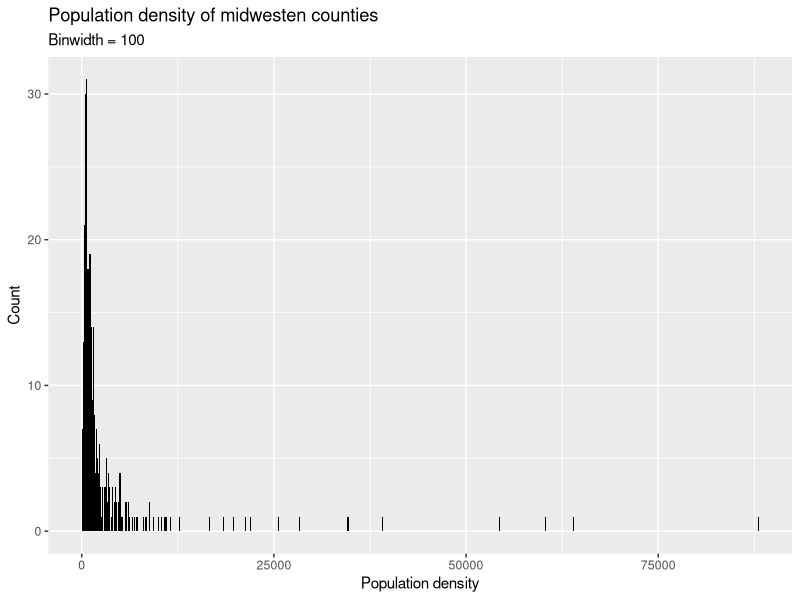
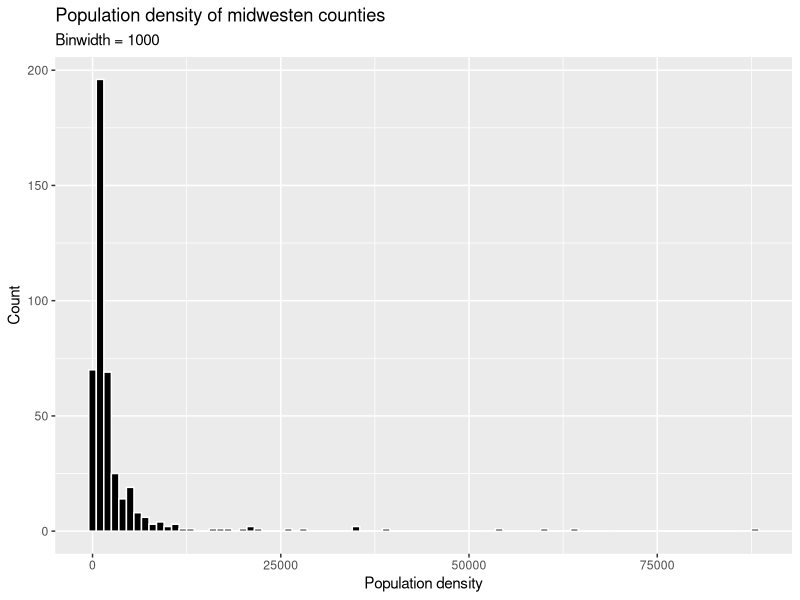
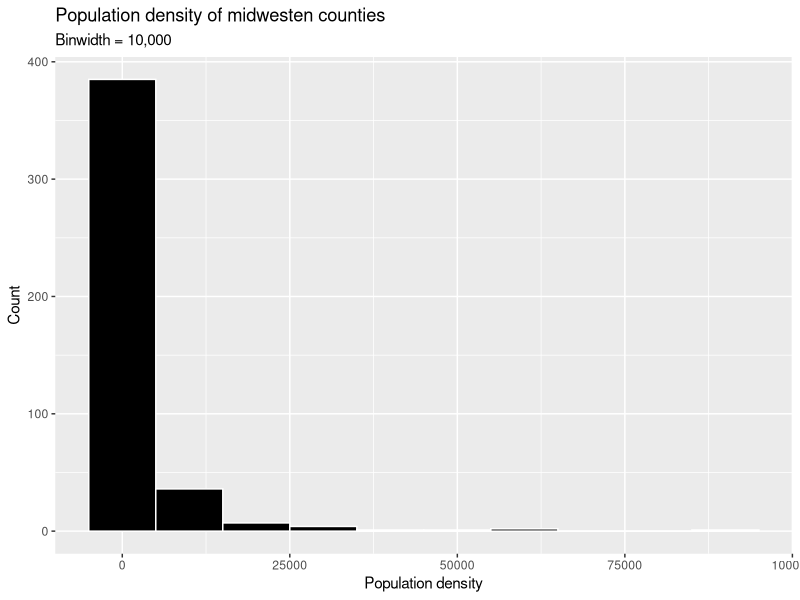
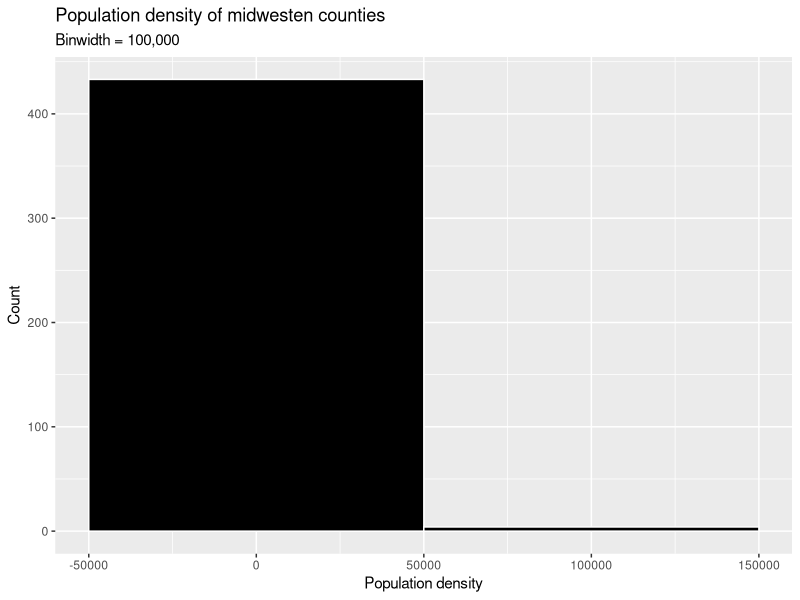
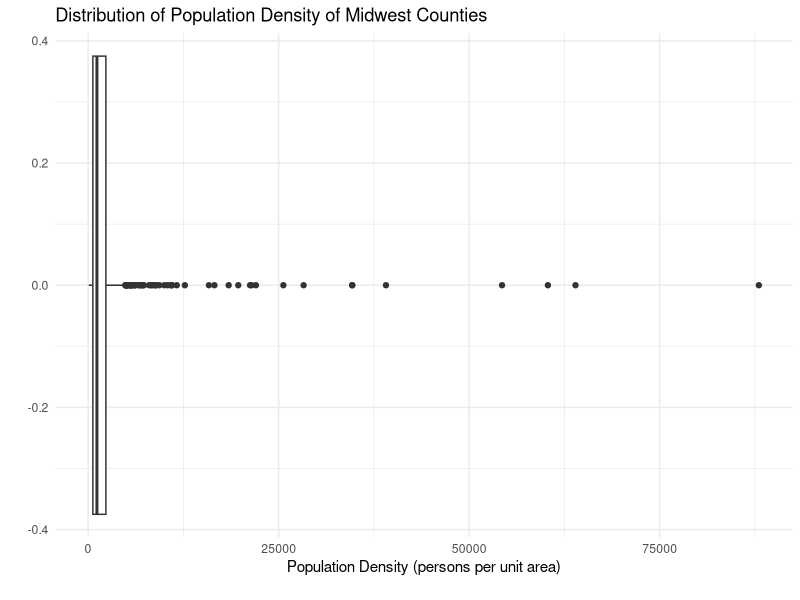
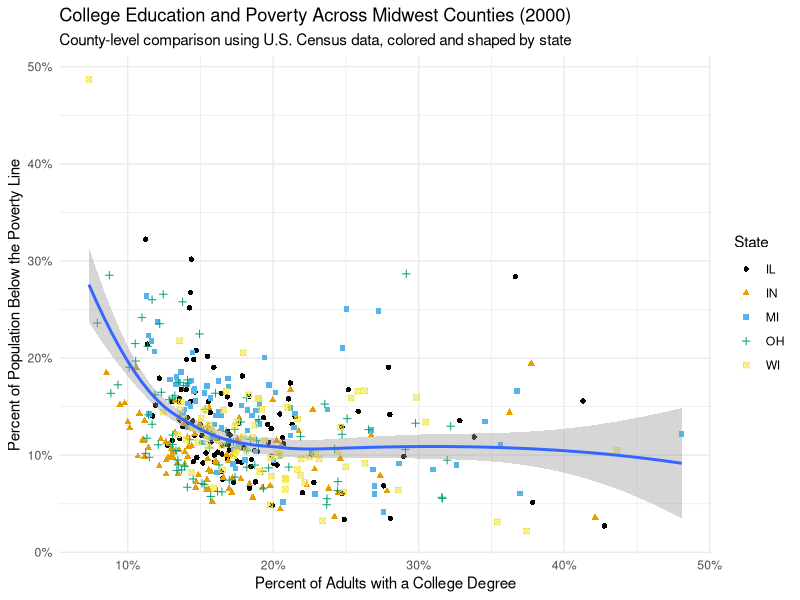
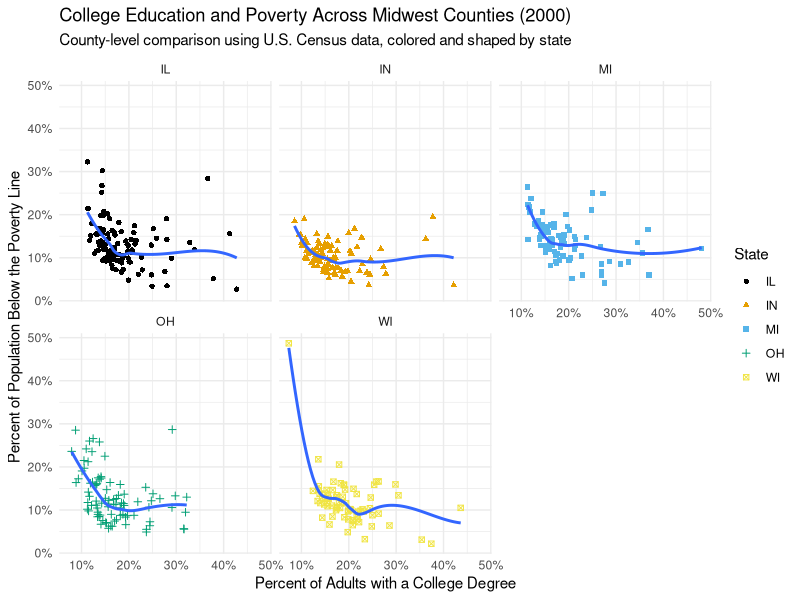
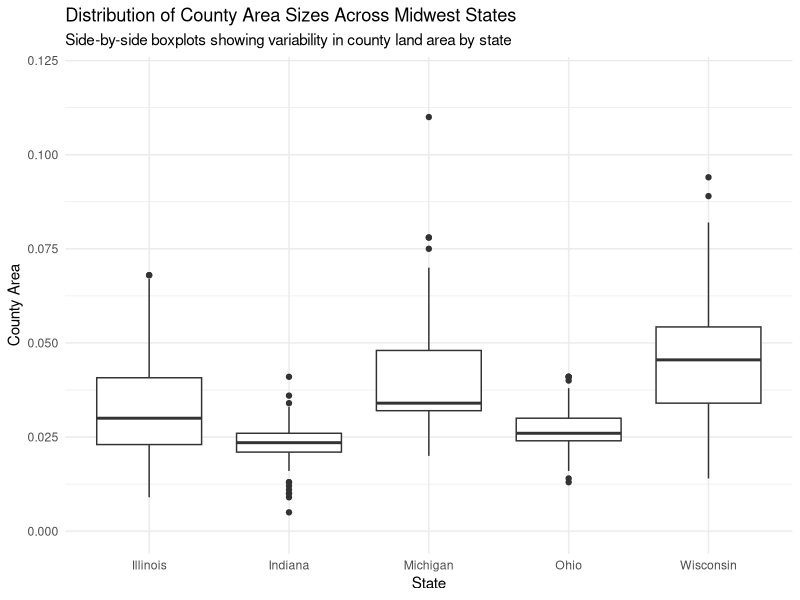

Recreate these plots in R, in order.
## ---- chunk 1


library(tidyverse)
install.packages("ggthemes")
library(ggthemes)
midwest

## ---- chunk 2

ggplot(midwest, aes(x = popdensity)) +
  geom_histogram(binwidth = 100, fill= "black") +
  labs(
    x = "Population density",
    y = "Count",
    title = "Population density of midwesten counties",
    subtitle = "Binwidth = 100"
  )
        
## ---- chunk 3

ggplot(midwest, aes(x = popdensity)) +
  geom_histogram(binwidth = 1000, fill= "black", colour= "white") +
  labs(
    x = "Population density",
    y = "Count",
    title = "Population density of midwesten counties",
    subtitle = "Binwidth = 1000"
  )
        
## ---- chunk 4


ggplot(midwest, aes(x = popdensity)) +
  geom_histogram(binwidth = 10000,fill= "black", colour= "white") +
  labs(
    x = "Population density",
    y = "Count",
    title = "Population density of midwesten counties",
    subtitle = "Binwidth = 10,000"
  )
        
## ---- chunk 5


ggplot(midwest, aes(x = popdensity)) +
  geom_histogram(binwidth = 100000,fill= "black", colour= "white") +
  labs(
    x = "Population density",
    y = "Count",
    title = "Population density of midwesten counties",
    subtitle = "Binwidth = 100,000"
  )
        
## ---- chunk 6

ggplot(midwest, aes(x = popdensity)) +
  geom_boxplot() +
  labs(
    title = "Distribution of Population Density of Midwest Counties",
    y = "",
    x = "Population Density (persons per unit area)
    "
  ) +
  theme_minimal() #got it from google for better look for scatterplot diagram

## ---- chunk 7



ggplot(midwest, aes(x = percollege, y = percbelowpoverty))+
  geom_point(aes(color = state, shape= state ))+
  geom_smooth()+
  labs(
    title = 'College Education and Poverty Across Midwest Counties (2000)',
    subtitle = "County-level comparison using U.S. Census data, colored and shaped by state",
    x= "Percent of Adults with a College Degree",
    y= "Percent of Population Below the Poverty Line",
    color = "State",
    shape= "State"
  )+
  scale_x_continuous(labels = scales::label_percent(scale = 1)) +
  scale_y_continuous(labels = scales::label_percent(scale = 1))+  #scale x make its look better as it includes percentage sign. 

  scale_color_colorblind()+
  theme_minimal() #once again it makes it look better
  
 

  
  
## ---- chunk 8



ggplot(midwest, aes(x = percollege, y = percbelowpoverty))+
  geom_point(aes(color = state, shape= state ))+
  geom_smooth( se = FALSE)+ #I did not use linear method because i feel it should be exponential explaining the best fit line better and i feel it does not work for linear level and showing somewhat relationship with the linear
  labs(
    title = 'College Education and Poverty Across Midwest Counties (2000)',
    subtitle = "County-level comparison using U.S. Census data, colored and shaped by state",
    x= "Percent of Adults with a College Degree",
    y= "Percent of Population Below the Poverty Line",
    color = "State",
    shape= "State"
  )+
  scale_x_continuous(labels = scales::label_percent(scale = 1)) +
  scale_y_continuous(labels = scales::label_percent(scale = 1))+  #scale x make its look better as it includes percentage sign. +
  facet_wrap(~state)+

  scale_color_colorblind()+
  theme_minimal() #once again it makes it look better
  
 

  
  
## ---- chunk 9
ggplot(midwest, aes(x= state, y= area))+
  geom_boxplot()+
  labs(
    title = "Distribution of County Area Sizes Across Midwest States",
    subtitle = "Side-by-side boxplots showing variability in county land area by state",
    x = "State",
    y= "County Area"
  )+
  scale_x_discrete(
    labels = c(
      IL = "Illinois",
      IN = "Indiana",
      MI = "Michigan",
      OH = "Ohio",
      WI = "Wisconsin"
    )
  )+
  
  #i wanted to put full name of states in this plot to make the graph look easier and a small kid can understand it hence I asked chatgpt how can I put state names for x axis and it give me the coe for scale_x_discrete. It helped e me know more about the fuction as well
  
  scale_y_continuous(
    limit = c(0, 0.12),
   
  )+
  #I use this fucntion taking help from chat gpt to show the lable for the higes areaof country on y axis, earlier it was not showing. But now it is showing making the graph analysis more easier for anyone.
  theme_minimal()

## ---- chunk 10
midwest <- midwest |>
  mutate(metro = if_else(inmetro == 1, "Yes", "No"))

ggplot(midwest, aes(x = state,fill = metro))+
  geom_bar(position = "fill")+
  scale_y_continuous(labels = scales::label_percent(scale=1))+
  scale_x_discrete(
    labels = c(
      IL = "Illinois",
      IN = "Indiana",
      MI = "Michigan",
      OH = "Ohio",
      WI = "Wisconsin"
    )
  )+
  labs(
    title = "Proportion of Counties in Metropolitan Areas by State",
    subtitle = "Segmented bar chart showing metro vs non-metro counties",
    x = "State",
    y = "Proportion of Counties",
    fill = "Counties Metropolitan Area"
  )+
  
  theme_minimal()


## ---- chunk 11

ggplot(midwest, aes(x = percollege, y = percbelowpoverty, colour = percwhite))+
  geom_point(size= 2, alpha = 0.5)+
  facet_wrap(~state)+
   labs(
    title = "College Education and Poverty Across Midwest Counties",
    subtitle = "Faceted by state; color indicates percent white population",
    x = "% college educated",
    y = "% below poverty line",
    color = "% white"
  )+
  theme_minimal()
 

